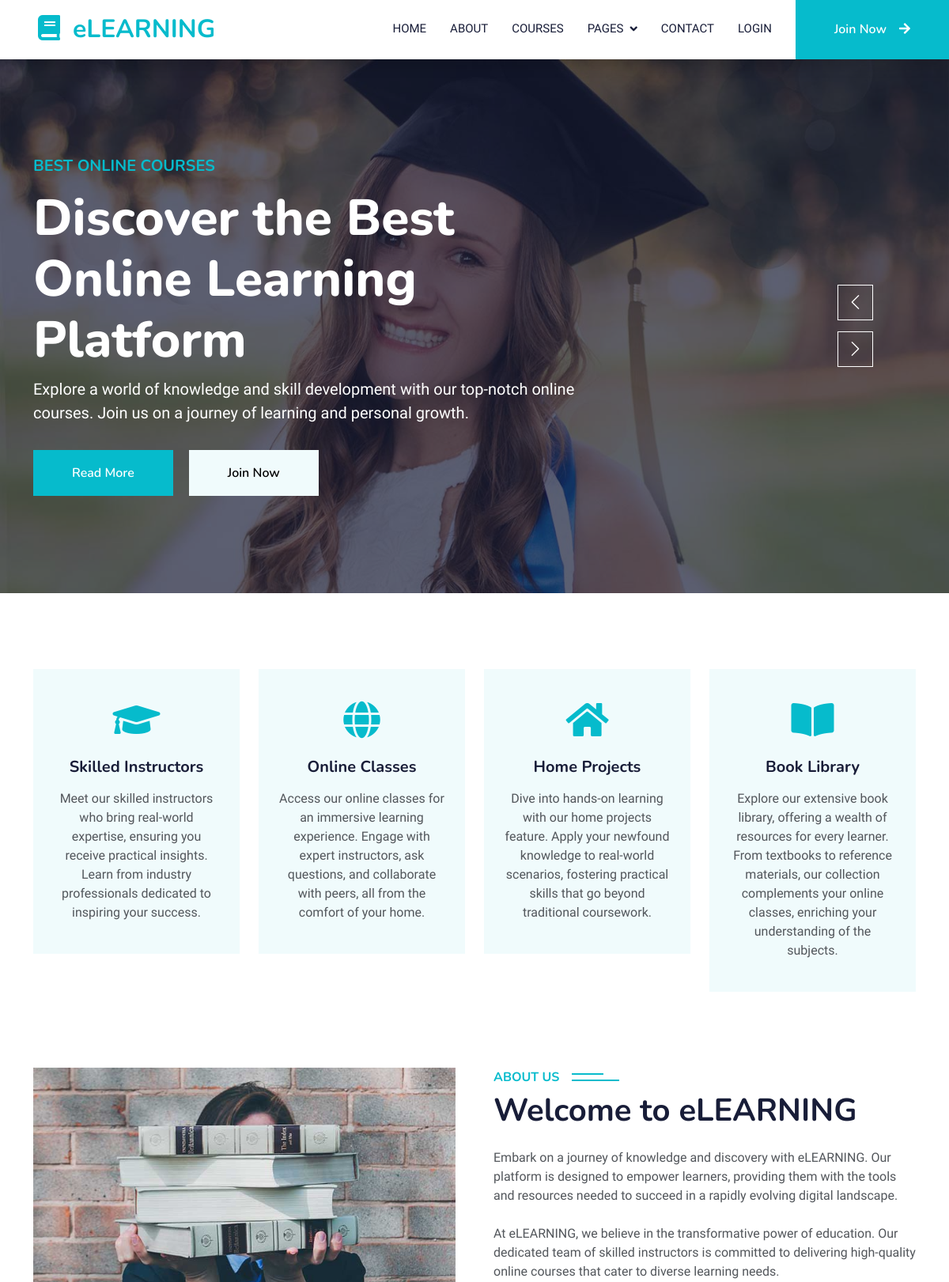
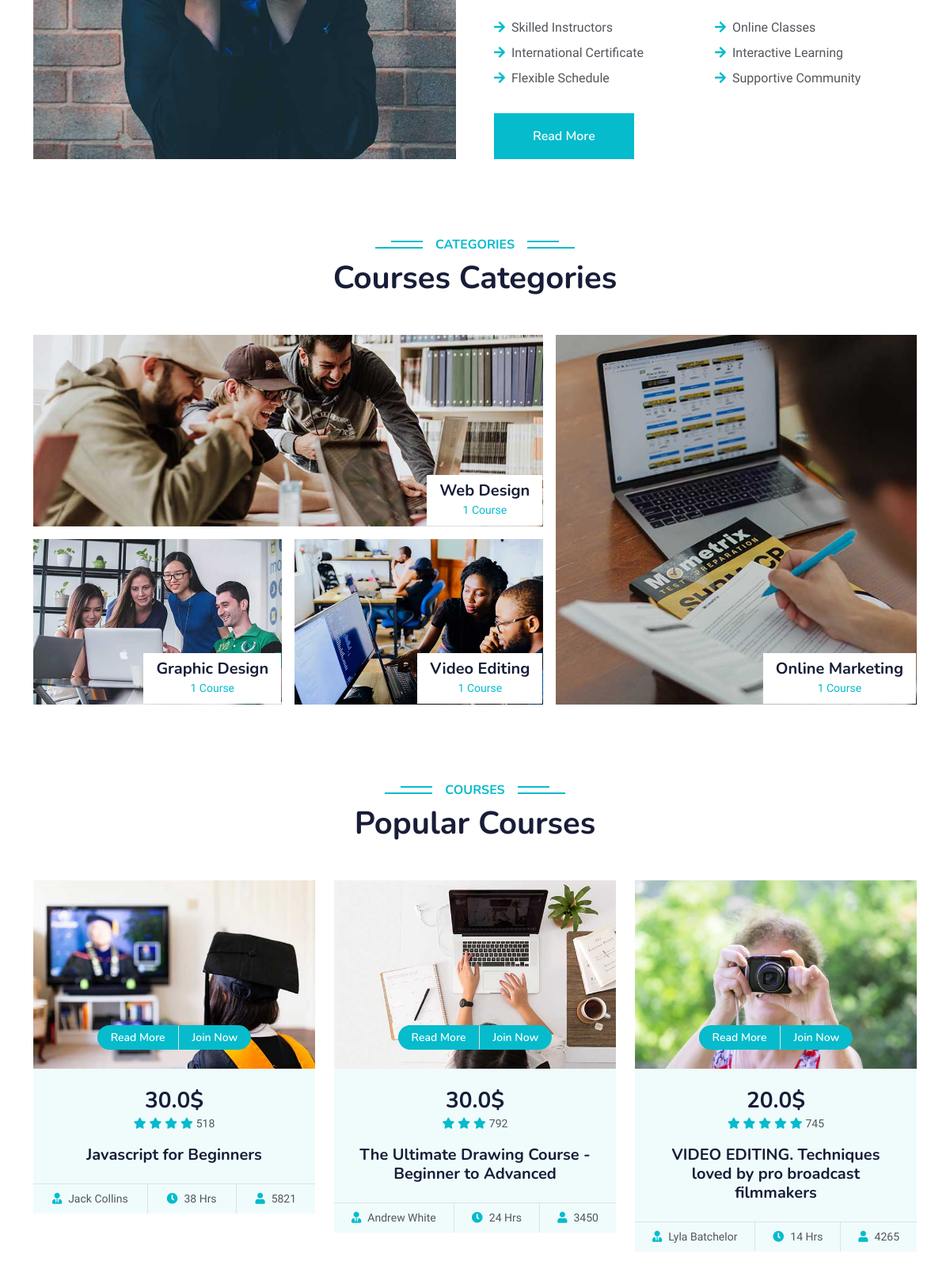
The page / (upper part) on the database its author committed (2 pictures, top to bottom).
### app/models.py (models this page shows, shortened)
    class Course(db.Model):
        id = db.Column(db.Integer, primary_key=True)
        name = db.Column(db.String(100), nullable=False)
        category = db.Column(db.String(100), nullable=False)
        description = db.Column(db.Text, nullable=False)
        teacher = db.Column(db.String(100), nullable=False)
        cover_url = db.Column(db.String(250))
        students = db.Column(db.Integer, nullable=False)
        length = db.Column(db.Integer, nullable=False)
        price = db.Column(db.Float, nullable=False)
        comments = db.Column(db.Integer, nullable=False)
        points = db.Column(db.Integer, nullable=False)
        users = db.relationship('User', secondary='user_courses', back_populates='courses')

### app/views.py (the view)
@app.route("/index.html")
@app.route("/")
def index():
    courses = Course.query.all()
    teachers = Teacher.query.all()
    students = Student.query.all()
    return render_template("index.html", courses=courses, teachers=teachers, students=students)

### app/__init__.py (called while the page is built)
@app.before_request
def before_request():
    if "/admin" in request.url:
        if current_user.is_authenticated and current_user.is_admin:
            return None
        else:
            return redirect(url_for("auth.login"))

### app/templates/index.html (shortened to what this page needs)
{% extends "base.html" %}
{%block content%}
<div class="container-fluid p-0 mb-5">
    <div class="owl-carousel header-carousel position-relative">
        <div class="owl-carousel-item position-relative">
            <img class="img-fluid" src="{{ url_for('static', filename='img/carousel-1.jpg') }}" alt="">
            <div class="position-absolute top-0 start-0 w-100 h-100 d-flex align-items-center" style="background: rgba(24, 29, 56, .7);">
                <div class="container">
                    <div class="row justify-content-start">
                        <div class="col-sm-10 col-lg-8">
                            <h5 class="text-primary text-uppercase mb-3 animated slideInDown">Best Online Courses</h5>
                            <h1 class="display-3 text-white animated slideInDown">Discover the Best Online Learning Platform</h1>
                            <p class="fs-5 text-white mb-4 pb-2">Explore a world of knowledge and skill development with our top-notch online courses. Join us on a journey of learning and personal growth.</p>
                            <a href="{{ url_for('about') }}" class="btn btn-primary py-md-3 px-md-5 me-3 animated slideInLeft">Read More</a>
                            {% if not current_user.is_authenticated %}
                            <a href="{{ url_for('auth.register') }}" class="btn btn-light py-md-3 px-md-5 animated slideInRight">Join Now</a>
                            {% endif %}
                        </div>
                    </div>
                </div>
            </div>
        </div>
    </div>
</div>
<div class="container-xxl py-5">
    <div class="container">
        <div class="row g-4">
            <div class="col-lg-3 col-sm-6 wow fadeInUp" data-wow-delay="0.1s">
                <div class="service-item text-center pt-3">
                    <div class="p-4">
                        <i class="fa fa-3x fa-graduation-cap text-primary mb-4"></i>
                        <h5 class="mb-3">Skilled Instructors</h5>
                        <p>Meet our skilled instructors who bring real-world expertise, ensuring you receive practical insights. Learn from industry professionals dedicated to inspiring your success.</p>
                    </div>
                </div>
            </div>
            <div class="col-lg-3 col-sm-6 wow fadeInUp" data-wow-delay="0.3s">
                <div class="service-item text-center pt-3">
                    <div class="p-4">
                        <i class="fa fa-3x fa-globe text-primary mb-4"></i>
                        <h5 class="mb-3">Online Classes</h5>
                        <p>Access our online classes for an immersive learning experience. Engage with expert instructors, ask questions, and collaborate with peers, all from the comfort of your home.</p>
                    </div>
                </div>
            </div>
            <div class="col-lg-3 col-sm-6 wow fadeInUp" data-wow-delay="0.5s">
                <div class="service-item text-center pt-3">
                    <div class="p-4">
                        <i class="fa fa-3x fa-home text-primary mb-4"></i>
                        <h5 class="mb-3">Home Projects</h5>
                        <p>Dive into hands-on learning with our home projects feature. Apply your newfound knowledge to real-world scenarios, fostering practical skills that go beyond traditional coursework.</p>
                    </div>
                </div>
            </div>
            <div class="col-lg-3 col-sm-6 wow fadeInUp" data-wow-delay="0.7s">
                <div class="service-item text-center pt-3">
                    <div class="p-4">
                        <i class="fa fa-3x fa-book-open text-primary mb-4"></i>
                        <h5 class="mb-3">Book Library</h5>
                        <p>Explore our extensive book library, offering a wealth of resources for every learner. From textbooks to reference materials, our collection complements your online classes, enriching your understanding of the subjects.</p>
                    </div>
                </div>
            </div>
        </div>
    </div>
</div>
<div class="container-xxl py-5">
    <div class="container">
        <div class="row g-5">
            <div class="col-lg-6 wow fadeInUp" data-wow-delay="0.1s" style="min-height: 400px;">
                <div class="position-relative h-100">
                    <img class="img-fluid position-absolute w-100 h-100" src="{{ url_for('static', filename='img/about.jpg') }}" alt="" style="object-fit: cover;">
                </div>
            </div>
            <div class="col-lg-6 wow fadeInUp" data-wow-delay="0.3s">
                <h6 class="section-title bg-white text-start text-primary pe-3">About Us</h6>
                <h1 class="mb-4">Welcome to eLEARNING</h1>
                <p class="mb-4">Embark on a journey of knowledge and discovery with eLEARNING. Our platform is designed to empower learners, providing them with the tools and resources needed to succeed in a rapidly evolving digital landscape.</p>
                <p class="mb-4">At eLEARNING, we believe in the transformative power of education. Our dedicated team of skilled instructors is committed to delivering high-quality online courses that cater to diverse learning needs.</p>
                <div class="row gy-2 gx-4 mb-4">
                    <div class="col-sm-6">
                        <p class="mb-0"><i class="fa fa-arrow-right text-primary me-2"></i>Skilled Instructors</p>
                    </div>
                    <div class="col-sm-6">
                        <p class="mb-0"><i class="fa fa-arrow-right text-primary me-2"></i>Online Classes</p>
                    </div>
                    <div class="col-sm-6">
                        <p class="mb-0"><i class="fa fa-arrow-right text-primary me-2"></i>International Certificate</p>
                    </div>
                    <div class="col-sm-6">
                        <p class="mb-0"><i class="fa fa-arrow-right text-primary me-2"></i>Interactive Learning</p>
                    </div>
                    <div class="col-sm-6">
                        <p class="mb-0"><i class="fa fa-arrow-right text-primary me-2"></i>Flexible Schedule</p>
                    </div>
                    <div class="col-sm-6">
                        <p class="mb-0"><i class="fa fa-arrow-right text-primary me-2"></i>Supportive Community</p>
                    </div>
                </div>
                <a class="btn btn-primary py-3 px-5 mt-2" href="{{ url_for('about') }}">Read More</a>
            </div>
        </div>
    </div>
</div>
<div class="container-xxl py-5 category">
    <div class="container">
        <div class="text-center wow fadeInUp" data-wow-delay="0.1s">
            <h6 class="section-title bg-white text-center text-primary px-3">Categories</h6>
            <h1 class="mb-5">Courses Categories</h1>
        </div>
        <div class="row g-3">
            <div class="col-lg-7 col-md-6">
                <div class="row g-3">
                    <div class="col-lg-12 col-md-12 wow zoomIn" data-wow-delay="0.1s">
                        <a class="position-relative d-block overflow-hidden" href="{{ url_for('course', category='web_design') }}">
                            <img class="img-fluid" src="{{ url_for('static', filename='img/cat-1.jpg') }}" alt="">
                            <div class="bg-white text-center position-absolute bottom-0 end-0 py-2 px-3" style="margin: 1px;">
                                <h5 class="m-0">Web Design</h5>
                                <small class="text-primary">1 Course</small>
                            </div>
                        </a>
                    </div>
                    <div class="col-lg-6 col-md-12 wow zoomIn" data-wow-delay="0.3s">
                        <a class="position-relative d-block overflow-hidden" href="{{ url_for('course', category='graphic_design') }}">
                            <img class="img-fluid" src="{{ url_for('static', filename='img/cat-2.jpg') }}" alt="">
                            <div class="bg-white text-center position-absolute bottom-0 end-0 py-2 px-3" style="margin: 1px;">
                                <h5 class="m-0">Graphic Design</h5>
                                <small class="text-primary">1 Course</small>
                            </div>
                        </a>
                    </div>
                    <div class="col-lg-6 col-md-12 wow zoomIn" data-wow-delay="0.5s">
                        <a class="position-relative d-block overflow-hidden" href="{{ url_for('course', category='video_editing') }}">
                            <img class="img-fluid" src="{{ url_for('static', filename='img/cat-3.jpg') }}" alt="">
                            <div class="bg-white text-center position-absolute bottom-0 end-0 py-2 px-3" style="margin: 1px;">
                                <h5 class="m-0">Video Editing</h5>
                                <small class="text-primary">1 Course</small>
                            </div>
                        </a>
                    </div>
                </div>
            </div>
            <div class="col-lg-5 col-md-6 wow zoomIn" data-wow-delay="0.7s" style="min-height: 350px;">
                <a class="position-relative d-block h-100 overflow-hidden" href="{{ url_for('course', category='online_marketing') }}">
                    <img class="img-fluid position-absolute w-100 h-100" src="{{ url_for('static', filename='img/cat-4.jpg') }}" alt="" style="object-fit: cover;">
                    <div class="bg-white text-center position-absolute bottom-0 end-0 py-2 px-3" style="margin:  1px;">
                        <h5 class="m-0">Online Marketing</h5>
                        <small class="text-primary">1 Course</small>
                    </div>
                </a>
            </div>
        </div>
    </div>
</div>
<div class="container-xxl py-5">
    <div class="container">
        <div class="text-center wow fadeInUp" data-wow-delay="0.1s">
            <h6 class="section-title bg-white text-center text-primary px-3">Courses</h6>
            <h1 class="mb-5">Popular Courses</h1>
        </div>
        <div class="row g-4 justify-content-center">
            {% for course in courses %}
                <div class="col-lg-4 col-md-6 wow fadeInUp" data-wow-delay="0.1s">
                    <div class="course-item bg-light">
                        <div class="position-relative overflow-hidden">
                            <img class="img-fluid" src="{{url_for('static', filename=course.cover_url)}}" alt="">
                            <div class="w-100 d-flex justify-content-center position-absolute bottom-0 start-0 mb-4">
                                <a href="{{ url_for('course_detail', course_id=course.id) }}" class="flex-shrink-0 btn btn-sm btn-primary px-3 border-end" style="border-radius: 30px 0 0 30px;">Read More</a>
                                <a href="{{ url_for('course_detail', course_id=course.id) }}" class="flex-shrink-0 btn btn-sm btn-primary px-3" style="border-radius: 0 30px 30px 0;">Join Now</a>
                            </div>
                        </div>
                        <div class="text-center p-4 pb-0">
                            <h3 class="mb-0">{{course.price}}$</h3>
                            <div class="mb-3">
                                {% for point in range(course.points) %}
                                    <small class="fa fa-star text-primary"></small>
                                {% endfor %}
                                <small>{{course.comments}}</small>
                            </div>
                            <h5 class="mb-4">{{course.name}}</h5>
                        </div>
                        <div class="d-flex border-top">
                            <small class="flex-fill text-center border-end py-2"><i class="fa fa-user-tie text-primary me-2"></i>{{course.teacher}}</small>
                            <small class="flex-fill text-center border-end py-2"><i class="fa fa-clock text-primary me-2"></i>{{course.length}} Hrs</small>
                            <small class="flex-fill text-center py-2"><i class="fa fa-user text-primary me-2"></i>{{course.students}}</small>
                        </div>
                    </div>
                </div>
            {% endfor %}
        </div>
    </div>
</div>
{%endblock%}

### app/static/css/style.css (style rules this page uses)
:root { --primary: #06BBCC; --light: #F0FBFC; --dark: #181d38; }
.btn { font-family: 'Nunito', sans-serif; font-weight: 600; transition: .5s; }
.btn.btn-primary, .btn.btn-secondary { color: #FFFFFF; }
.section-title { position: relative; display: inline-block; text-transform: uppercase; }
.section-title::before { position: absolute; content: ""; width: calc(100% + 80px); height: 2px; top: 4px; left: -40px; background: var(--primary); z-index: -1; }
.section-title::after { position: absolute; content: ""; width: calc(100% + 120px); height: 2px; bottom: 5px; left: -60px; background: var(--primary); z-index: -1; }
.section-title.text-start::before { width: calc(100% + 40px); left: 0; }
.section-title.text-start::after { width: calc(100% + 60px); left: 0; }
.service-item { background: var(--light); transition: .5s; }
.service-item * { transition: .5s; }
.category img, .course-item img { transition: .5s; }

### rows shown on the page
Course: cover_url (picture), price "30.0", points 4 (drawn), comments "518", name "Javascript for Beginners", teacher "Jack Collins", length "38", students "5821"
Course: cover_url (picture), price "30.0", points 3 (drawn), comments "792", name "The Ultimate Drawing Course - Beginner to Advanced", teacher "Andrew White", length "24", students "3450"
Course: cover_url (picture), price "20.0", points 5 (drawn), comments "745", name "VIDEO EDITING. Techniques loved by pro broadcast filmmakers", teacher "Lyla Batchelor", length "14", students "4265"
